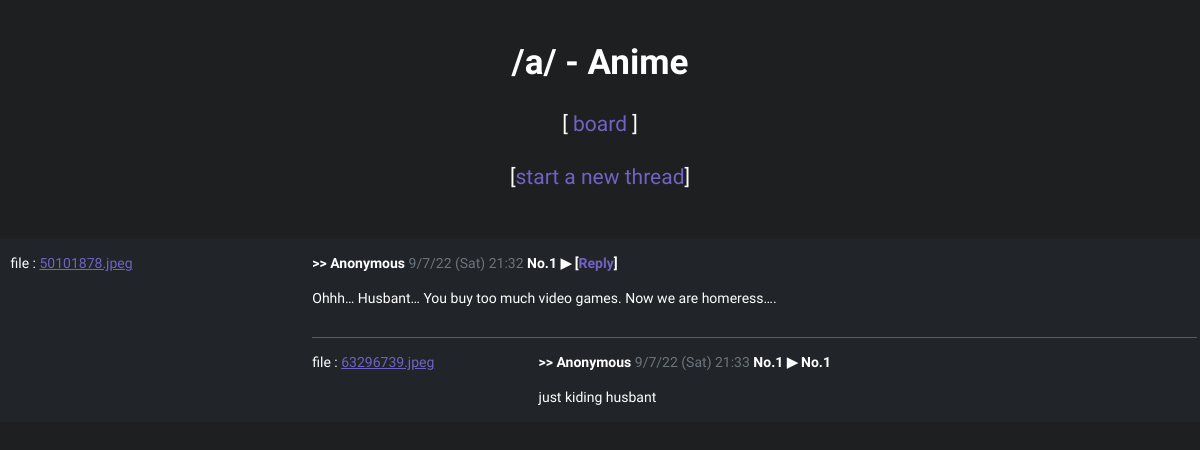
Page /a/ on the committed database.
### chan/models.py (models this page shows, shortened)
class Board(db.Model):
    id = db.Column(db.Integer(), primary_key=True)
    board_short_name = db.Column(db.String(length=10), nullable=False, unique=True)
    board_name = db.Column(db.String(length=50), nullable=False, unique=True)
    board_description = db.Column(db.String(length=256), nullable=False, unique=True)

class Thread(db.Model):
    id = db.Column(db.Integer(), primary_key=True)
    name = db.Column(db.String(length=30), default="Anonymous")
    datetime = db.Column(db.DateTime())
    board = db.Column(db.Integer(), db.ForeignKey("board.id"))
    text = db.Column(db.String(length=564), nullable=False)
    image_file = db.Column(db.String)
    @property
    def format_datetime(self):
        return self.datetime.strftime("%-d/%-m/%-y (%a) %H:%M")
    @property
    def name_check(self):
        return self.name

class Replies(db.Model):
    id = db.Column(db.Integer(), primary_key=True)
    name = db.Column(db.String(length=30), default="Anonymous")
    datetime = db.Column(db.DateTime())
    text = db.Column(db.String(length=564), nullable=False)
    image_file = db.Column(db.String)
    thread = db.Column(db.Integer(), db.ForeignKey("thread.id"))
    @property
    def format_datetime(self):
        return self.datetime.strftime("%-d/%-m/%-y (%a) %H:%M")
    @property
    def name_check(self):
        return self.name

### chan/routes.py (the view, shortened to what this page needs)
@app.route("/<board>/", methods=["POST", "GET"])
def board_page(board):
    form = ThreadForm()
    board_selected = Board.query.filter_by(board_short_name=board).first()
    threads = Thread.query.filter_by(board=board_selected.id)
    replies = Replies.query
    datetime_now = datetime.datetime.now()
    newfilename = ""
    return render_template(
        "board.html",
        board=board_selected,
        threads=threads,
        thread_form=form,
        replies=replies,
    )

### chan/templates/board.html (shortened to what this page needs)
{% extends 'base.html' %}
{% block content %} {% include'includes/modal-thread.html'%}
<div class="container">
  <div class="row justify-content-center mb-5">
    <div class="mt-5 col-lg-4 text-center">
      <h1 class="text-center fw-bold">
        /{{board.board_short_name}}/ - {{board.board_name}}
      </h1>
      <br />
      <h4>
        [<a href="{{ url_for('home_page')}}" class="text-decoration-none">
          board </a
        >]
      </h4>
      <br />
      <h4>
        [<a
          type="button"
          data-bs-toggle="modal"
          data-bs-target="#create-post"
          href=""
          class="text-decoration-none"
        >
          start a new thread</a
        >]
      </h4>
    </div>
  </div>
</div>
<div class="row">
  {% for thread in threads %}
  <div class="bg-dark p-3 ps-4 mb-5 shadow-sm">
    <div class="row pb-2">
      {% if thread.image_file != '' %}
      <div class="col-lg-3">
        <p>
          file :
          <a href="{{url_for('static', filename='uploads/'+thread.image_file)}}"
            >{{thread.image_file}}</a
          >
        </p>
      </div>
      {%endif%}
      <div class="col">
        <p class="fw-bold">
          >> {{thread.name}}
          <span class="text-secondary fw-normal"
            >{{thread.format_datetime}}</span
          >
          <span>No.{{ thread.id}} </span>
          ▶ [<a
            class="text-decoration-none"
            href="{{url_for('thread_page', board=board.board_short_name, thread=thread.id)}}"
            >Reply</a
          >]
        </p>
        <span>{{thread.text}}</span>
      </div>
    </div>
    {% for reply in replies.filter_by(thread=thread.id).limit(5) %}
    <div class="row pt-2">
      <div class="col-lg-3"></div>
      <div class="col">
        <hr />
        <div class="row">
          {% if reply.image_file != '' %}
          <div class="col-lg-3">
            <p>
              file :
              <a
                href="{{url_for('static', filename='uploads/'+reply.image_file)}}"
                >{{reply.image_file}}</a
              >
            </p>
          </div>
          {%endif%}
          <div class="col">
            <p class="fw-bold">
              >> {{reply.name}}
              <span class="text-secondary fw-normal"
                >{{reply.format_datetime}}</span
              >
              <span>No.{{ reply.id}} </span>
              ▶ <span>No.{{ thread.id}} </span>
            </p>
            <span>{{reply.text}}</span>
          </div>
        </div>
      </div>
    </div>
    {% endfor %}
  </div>
</div>
{%endfor%} {% endblock %}

### chan/templates/base.html (shortened to what this page needs)
<!DOCTYPE html>
<html lang="en">
  <head>
    <link
      href="https://cdn.jsdelivr.net/npm/bootstrap@5.2.0-beta1/dist/css/bootstrap.min.css"
      rel="stylesheet"
    />
  </head>
  <body>
    {% block content %}{% endblock %}
  </body>
</html>

### chan/templates/base.html (style rules this page uses)
html, body { height: 100%; background-color: #1d1f21; font-family: "Inconsolata", monospace !important; font-size: 14px; color: white; }
a { color: #7262c4; }
.bg-dark { background-color: #282a2e; }

### rows in the picture
Board: board_short_name "a", board_name "Anime"
Thread: image_file "50101878.jpeg", name "Anonymous", format_datetime "9/7/22 (Sat) 21:32", id "1", text "Ohhh… Husbant… You buy too much video games. Now we are homeress…."
Replies: image_file "63296739.jpeg", name "Anonymous", format_datetime "9/7/22 (Sat) 21:33", id "1", text "just kiding husbant"
